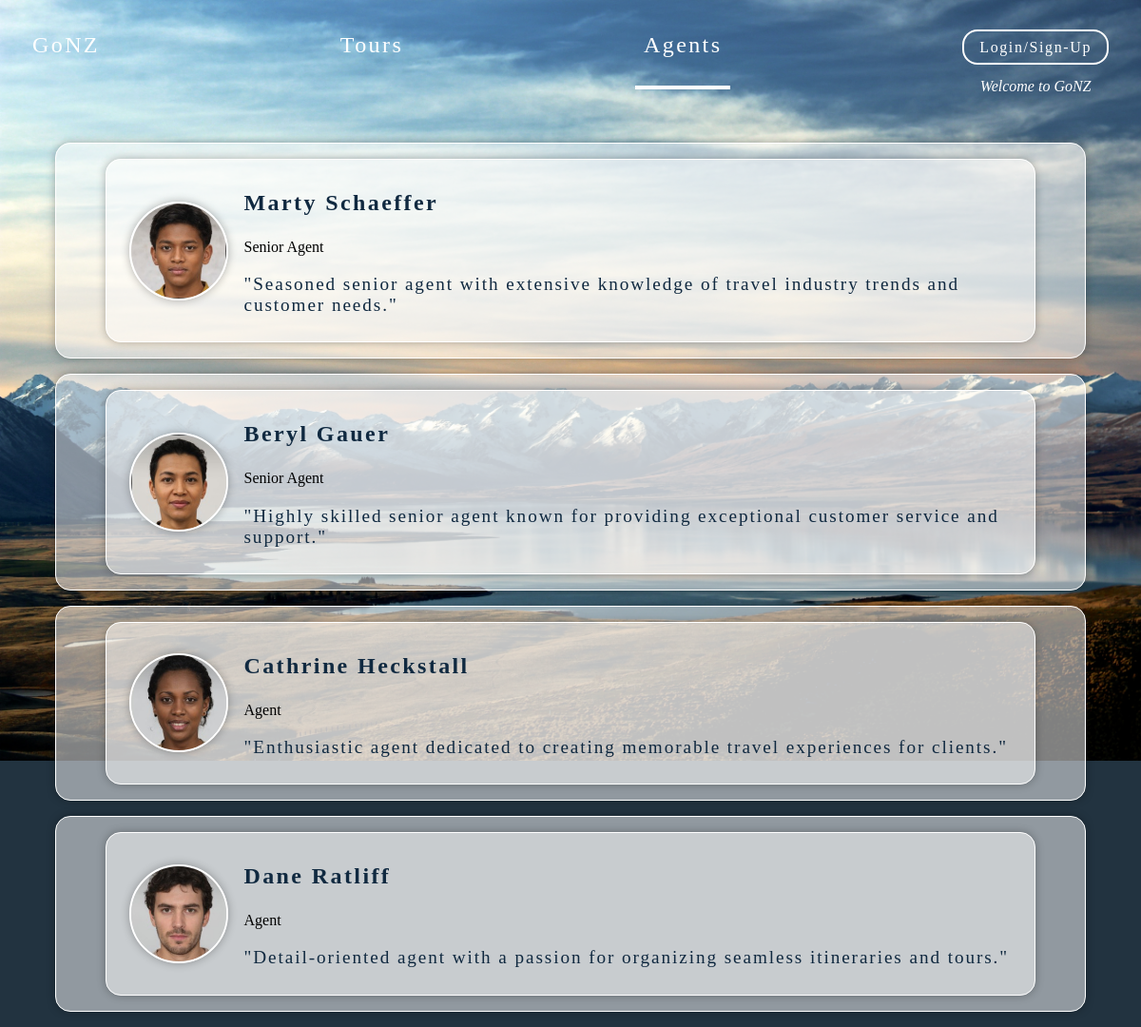
/agents/, run on the app's committed database.
### agent/models.py (models this page shows, shortened)
class Agent(models.Model):
    user = models.OneToOneField(User, on_delete=models.CASCADE, default=None)
    department = models.CharField(max_length=100, default='Agent')
    position = models.CharField(max_length=100, default='Agent')
    name = models.CharField(max_length=100)
    email = models.EmailField()
    phone = models.CharField(max_length=20)
    bio = models.TextField()
    profile_pic = models.ImageField(upload_to='profiles/', null=True, blank=True, default = 'profiles/default.jpg')

### agent/views.py (the view)
# urls.py: path('', AgentListView.as_view(), name='agent_list'),
class AgentListView(ListView):
    model = Agent
    template_name = 'agent/agent_list.html'
    context_object_name = 'agents'

### agent/templates/agent/agent_list.html
{% extends "base.html" %} {% block content %}
{% for agent in agents %}
{% if agent.department == "Agent" %}
<div class="agent-container">
  <a href="{% url 'agent:agent_detail' agent.pk %}" class="agent-link">
    <img
      src="/media/{{ agent.profile_pic}}"
      alt="Agent Picture"
      class="profile"
    />
    <div class="agent-card">
      <h3>{{agent.name}}</h3>
      <span>{{agent.position}}</span>
      <p>"{{agent.bio}}"</p>
    </div>
  </a>
</div>
{% endif %} {% endfor %} {% endblock %}

### static/css/style.css (style rules this page uses)
:root { --picdark: #102940; --picdeepblue: #3f688c; --piclightblue: #9ac7d9; --picbeige: rgb(217, 205, 184); --picbrown: rgb(89, 58, 30); }
body { background-color: #223340; display: flex; flex-direction: column; }
a { text-decoration: none; color: white; font-size: 1.5em; letter-spacing: 0.1em; }
.agent-container { display: flex; justify-content: space-around; align-self: center; align-items: center; width: 90%; flex-direction: row; z-index: 5; background-color: rgba(255, 255, 255, 0.5); padding: 0.5em; margin: 0.5em; border-radius: 1em; border: 1px solid white; box-shadow: 0 0 10px rgba(0, 0, 0, 0.3); }
.agent-card { flex: 2; display: flex; flex-direction: column; }
.agent-card h3 { font-size: 1.5em; font-weight: 600; letter-spacing: 0.1em; color: var(--picdark); justify-content: center; }
.agent-card p { font-size: 1.2em; font-weight: 300; letter-spacing: 0.1em; color: var(--picdark); margin-top: 1em; }
.agent-link { all: inherit; cursor: pointer; }
.profile { z-index: 5; text-align: center; vertical-align: center; width: 100px; height: 100px; border: 2px solid white; border-radius: 50%; object-fit: cover; margin: 0em 1em; box-shadow: 0 0 10px rgba(0, 0, 0, 0.3); }

### data on the page
Agent: profile_pic (picture), name "Marty Schaeffer", position "Senior Agent", bio "Seasoned senior agent with extensive knowledge of travel industry trends and customer needs."
Agent: profile_pic (picture), name "Beryl Gauer", position "Senior Agent", bio "Highly skilled senior agent known for providing exceptional customer service and support."
Agent: profile_pic (picture), name "Cathrine Heckstall", position "Agent", bio "Enthusiastic agent dedicated to creating memorable travel experiences for clients."
Agent: profile_pic (picture), name "Dane Ratliff", position "Agent", bio "Detail-oriented agent with a passion for organizing seamless itineraries and tours."
